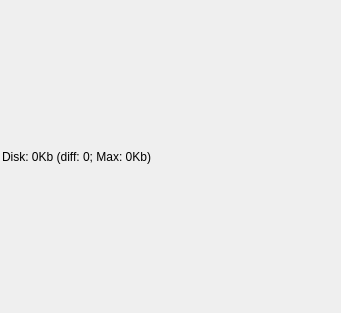
<?xml version="1.0" encoding="UTF-8"?>
<ui version="4.0">
 <class>DriveHostWidget</class>
 <widget class="QWidget" name="DriveHostWidget">
  <property name="geometry">
   <rect>
    <x>0</x>
    <y>0</y>
    <width>341</width>
    <height>313</height>
   </rect>
  </property>
  <property name="windowTitle">
   <string>Form</string>
  </property>
  <layout class="QGridLayout" name="gridLayout">
   <property name="leftMargin">
    <number>2</number>
   </property>
   <property name="topMargin">
    <number>2</number>
   </property>
   <property name="rightMargin">
    <number>2</number>
   </property>
   <property name="bottomMargin">
    <number>2</number>
   </property>
   <property name="spacing">
    <number>2</number>
   </property>
   <item row="0" column="0">
    <widget class="QLabel" name="label">
     <property name="sizePolicy">
      <sizepolicy hsizetype="Preferred" vsizetype="Minimum">
       <horstretch>0</horstretch>
       <verstretch>0</verstretch>
      </sizepolicy>
     </property>
     <property name="maximumSize">
      <size>
       <width>16777215</width>
       <height>25</height>
      </size>
     </property>
     <property name="text">
      <string>Disk: 0Kb (diff: 0; Max: 0Kb)</string>
     </property>
     <property name="wordWrap">
      <bool>true</bool>
     </property>
    </widget>
   </item>
   <item row="1" column="0">
    <layout class="QVBoxLayout" name="verticalLayoutGraph"/>
   </item>
  </layout>
 </widget>
 <resources/>
 <connections/>
</ui>
